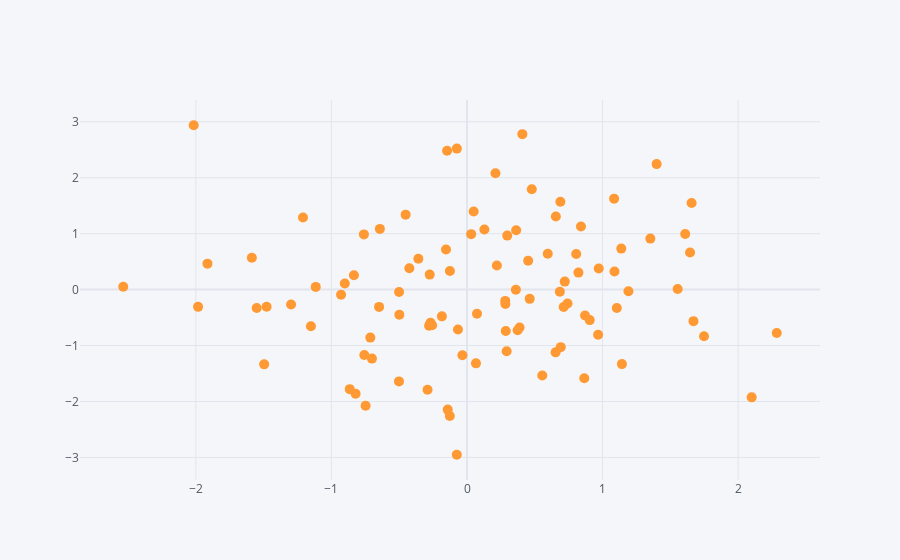

Notebook cell for this chart:
### Markdown cell above
### Scatter

### Code cell
df.iplot(kind="scatter", x="A", y="B", mode="markers", size=10)
